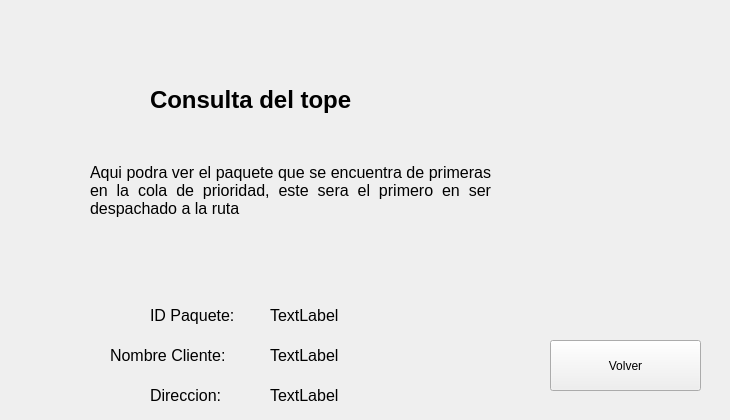
      <widget class="QWidget" name="pag3VerPriCola">
       <widget class="QLabel" name="label_24">
        <property name="geometry">
         <rect>
          <x>150</x>
          <y>70</y>
          <width>351</width>
          <height>61</height>
         </rect>
        </property>
        <property name="text">
         <string>&lt;html&gt;&lt;head/&gt;&lt;body&gt;&lt;p&gt;&lt;span style=&quot; font-size:18pt; font-weight:700;&quot;&gt;Consulta del tope&lt;/span&gt;&lt;/p&gt;&lt;/body&gt;&lt;/html&gt;</string>
        </property>
        <property name="textFormat">
         <enum>Qt::TextFormat::RichText</enum>
        </property>
        <property name="wordWrap">
         <bool>true</bool>
        </property>
       </widget>
       <widget class="QLabel" name="label_27">
        <property name="geometry">
         <rect>
          <x>90</x>
          <y>150</y>
          <width>401</width>
          <height>81</height>
         </rect>
        </property>
        <property name="layoutDirection">
         <enum>Qt::LayoutDirection::LeftToRight</enum>
        </property>
        <property name="text">
         <string>&lt;html&gt;&lt;head/&gt;&lt;body&gt;&lt;p align=&quot;justify&quot;&gt;&lt;span style=&quot; font-size:12pt;&quot;&gt;Aqui podra ver el paquete que se encuentra de primeras en la cola de prioridad, este sera el primero en ser despachado a la ruta&lt;/span&gt;&lt;/p&gt;&lt;/body&gt;&lt;/html&gt;</string>
        </property>
        <property name="wordWrap">
         <bool>true</bool>
        </property>
       </widget>
       <widget class="QLabel" name="label_28">
        <property name="geometry">
         <rect>
          <x>530</x>
          <y>70</y>
          <width>191</width>
          <height>191</height>
         </rect>
        </property>
        <property name="text">
         <string/>
        </property>
        <property name="pixmap">
         <pixmap resource="Recursos.qrc">:/logo.png</pixmap>
        </property>
        <property name="scaledContents">
         <bool>true</bool>
        </property>
       </widget>
       <widget class="QLabel" name="label_15">
        <property name="geometry">
         <rect>
          <x>150</x>
          <y>380</y>
          <width>141</width>
          <height>31</height>
         </rect>
        </property>
        <property name="text">
         <string>&lt;html&gt;&lt;head/&gt;&lt;body&gt;&lt;p&gt;&lt;span style=&quot; font-size:12pt;&quot;&gt;Direccion: &lt;/span&gt;&lt;/p&gt;&lt;/body&gt;&lt;/html&gt;</string>
        </property>
       </widget>
       <widget class="QLabel" name="label_29">
        <property name="geometry">
         <rect>
          <x>110</x>
          <y>330</y>
          <width>161</width>
          <height>51</height>
         </rect>
        </property>
        <property name="text">
         <string>&lt;html&gt;&lt;head/&gt;&lt;body&gt;&lt;p&gt;&lt;span style=&quot; font-size:12pt;&quot;&gt;Nombre Cliente: &lt;/span&gt;&lt;/p&gt;&lt;/body&gt;&lt;/html&gt;</string>
        </property>
       </widget>
       <widget class="QLabel" name="label_30">
        <property name="geometry">
         <rect>
          <x>150</x>
          <y>300</y>
          <width>111</width>
          <height>31</height>
         </rect>
        </property>
        <property name="text">
         <string>&lt;html&gt;&lt;head/&gt;&lt;body&gt;&lt;p&gt;&lt;span style=&quot; font-size:12pt;&quot;&gt;ID Paquete:&lt;/span&gt;&lt;/p&gt;&lt;/body&gt;&lt;/html&gt;</string>
        </property>
       </widget>
       <widget class="QLabel" name="lblTopeId">
        <property name="geometry">
         <rect>
          <x>270</x>
          <y>300</y>
          <width>401</width>
          <height>31</height>
         </rect>
        </property>
        <property name="text">
         <string>&lt;html&gt;&lt;head/&gt;&lt;body&gt;&lt;p&gt;&lt;span style=&quot; font-size:12pt;&quot;&gt;TextLabel&lt;/span&gt;&lt;/p&gt;&lt;/body&gt;&lt;/html&gt;</string>
        </property>
       </widget>
       <widget class="QLabel" name="lblTopeCliente">
        <property name="geometry">
         <rect>
          <x>270</x>
          <y>340</y>
          <width>401</width>
          <height>31</height>
         </rect>
        </property>
        <property name="text">
         <string>&lt;html&gt;&lt;head/&gt;&lt;body&gt;&lt;p&gt;&lt;span style=&quot; font-size:12pt;&quot;&gt;TextLabel&lt;/span&gt;&lt;/p&gt;&lt;/body&gt;&lt;/html&gt;</string>
        </property>
       </widget>
       <widget class="QLabel" name="lblTopeDireccion">
        <property name="geometry">
         <rect>
          <x>270</x>
          <y>380</y>
          <width>401</width>
          <height>31</height>
         </rect>
        </property>
        <property name="text">
         <string>&lt;html&gt;&lt;head/&gt;&lt;body&gt;&lt;p&gt;&lt;span style=&quot; font-size:12pt;&quot;&gt;TextLabel&lt;/span&gt;&lt;/p&gt;&lt;/body&gt;&lt;/html&gt;</string>
        </property>
       </widget>
       <widget class="QPushButton" name="btnVolverTope">
        <property name="geometry">
         <rect>
          <x>550</x>
          <y>340</y>
          <width>151</width>
          <height>51</height>
         </rect>
        </property>
        <property name="text">
         <string>Volver</string>
        </property>
       </widget>
      </widget>
